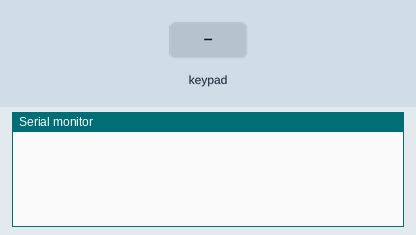
Simulated run of this sketch. Board: Arduino Uno, built with avr-gcc and run on an emulated ATmega328P. Parts: the last lines printed to the serial monitor. Inputs (shaded band) come from the test bench.

Above: at 1.2 s.
1.3 s: key '0' pressed
At 2.3 s:
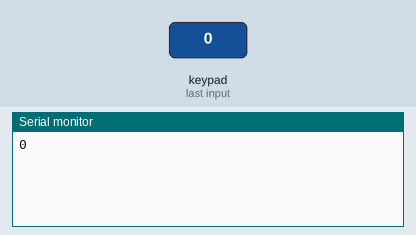
2.8 s: keypad keys 2 3 4 5 A pressed 0.4 s apart
At 5.7 s:
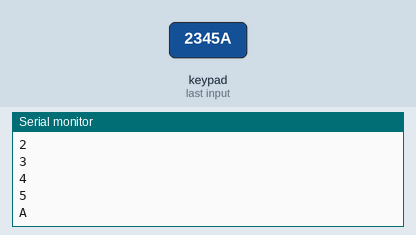
6.3 s: key 'B' pressed
At 7.5 s:
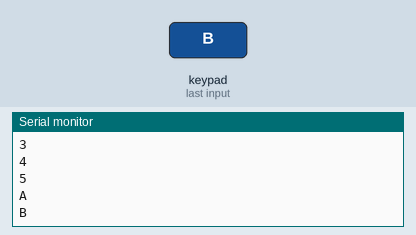
7.8 s: keypad keys 2 3 4 5 D pressed 0.4 s apart
At 9.8 s:
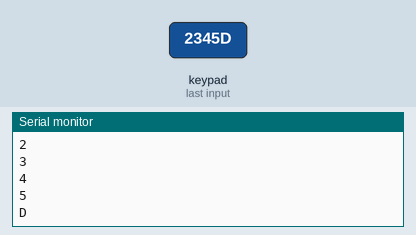
11.3 s: key 'C' pressed
At 12.3 s:
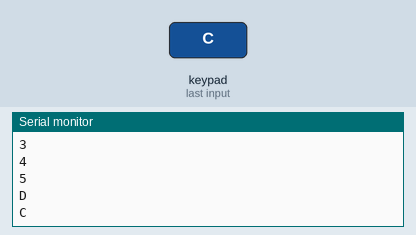
12.8 s: key 'E' pressed
At 13.6 s:
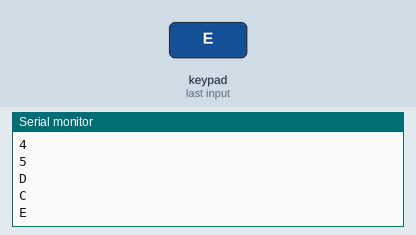
Timing chart, 0 to 15.3 s (numbered marks = the images above; inputs shaded):
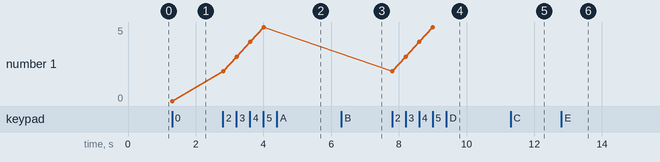

Measured:
- after the input at 1.3 s, the serial monitor: prints a new line at once (image 1)
- after the input at 2.8 s, the serial monitor: prints a new line at once (image 2)
- after the input at 6.3 s, the serial monitor: prints a new line at once (image 3)
- after the input at 7.8 s, the serial monitor: prints a new line at once (image 4)
- after the input at 11.3 s, the serial monitor: prints a new line at once (image 5)
- after the input at 12.8 s, the serial monitor: prints a new line at once (image 6)
- plotted number 1: 0 → 5 after the input at 2.8 s

The sketch:

sketch_apr08a.ino
```cpp
#include <Keypad.h>
const byte ROWS = 4; // 4 Rows
const byte COLS = 4; // 4 Columns
// 定義 Keypad 的按鍵
char keys[ROWS][COLS] = {
{'0', '1', '2', '3'}, {'4','5','6', '7'},
{'8', '9', 'A', 'B'}, {'C', 'D', 'E', 'F'}
};
// 定義 Keypad 連到 Arduino 的接腳
byte rowPins[ROWS] = {2, 3, 4, 5};
// 連到 Keypad 的 4 個 Rows
byte colPins[COLS] = {6, 7, 8, 9};
// 連到 Keypad 的 4 個 Columns
// 建立 Keypad 物件
Keypad keypad =
Keypad( makeKeymap(keys), rowPins,
colPins, ROWS, COLS );
void setup(){
Serial.begin(9600);
}
void loop(){
char key = keypad.getKey(); // 讀取 Keypad的輸入
if (key != NO_KEY){
Serial.println(key);
}
}
```
